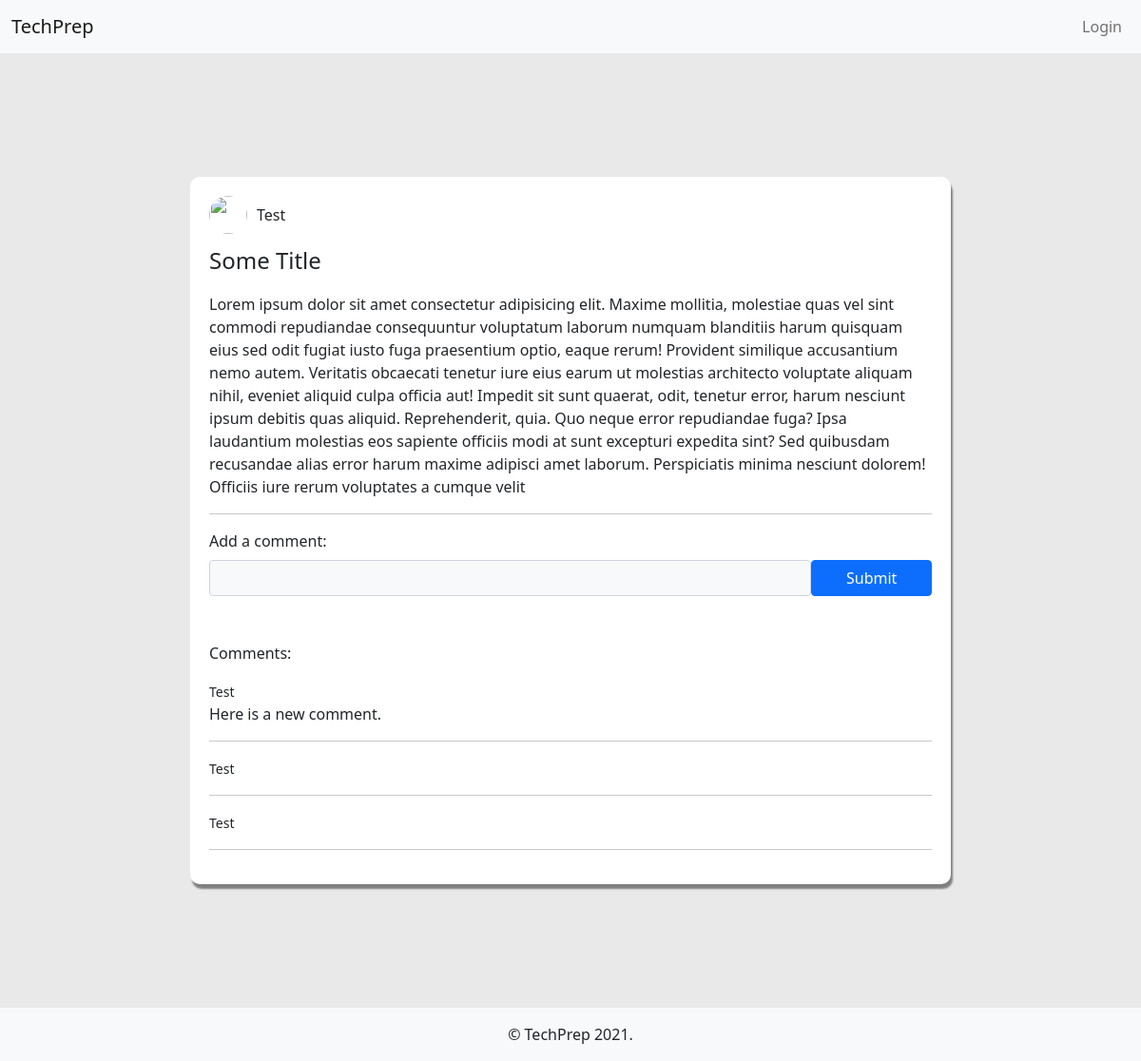
The page /post/5 on the database its author committed.
### techprep/models.py (models this page shows)
class User(UserMixin, db.Model):
    __tablename__ = 'user'
    id = db.Column(db.Integer, primary_key=True)
    email = db.Column(db.String(80), nullable=False, unique=True)
    username = db.Column(db.String(80), nullable=False)
    password = db.Column(db.String(200), nullable=False)
    date_created = db.Column(db.DateTime, nullable=False)
    last_active = db.Column(db.DateTime, nullable=False)
    posts = db.relationship('Post', back_populates='author')
    comments = db.relationship('Comment', back_populates='author')
    upvoted_posts = db.relationship(
        'Post', secondary='user_upvoted', back_populates='users_who_upvoted')
    downvoted_posts = db.relationship(
        'Post', secondary='user_downvoted', back_populates='users_who_downvoted')

class Post(db.Model):
    id = db.Column(db.Integer, primary_key=True)
    title = db.Column(db.String(80), nullable=False)
    body = db.Column(db.String(40000), nullable=True)
    author_id = db.Column(db.Integer, db.ForeignKey('user.id'), nullable=False)
    author = db.relationship('User', back_populates='posts')
    users_who_upvoted = db.relationship(
        'User', secondary='user_upvoted', back_populates='upvoted_posts')
    users_who_downvoted = db.relationship(
        'User', secondary='user_downvoted', back_populates='downvoted_posts')
    comments = db.relationship('Comment', back_populates='post')

class Comment(db.Model):
    id = db.Column(db.Integer, primary_key=True)
    body = db.Column(db.String(40000), nullable=True)
    author_id = db.Column(db.Integer, db.ForeignKey('user.id'), nullable=False)
    author = db.relationship('User', back_populates='comments')
    post_id = db.Column(db.Integer, db.ForeignKey('post.id'), nullable=False)
    post = db.relationship('Post', back_populates='comments')

### techprep/main/routes.py (the view, shortened to what this page needs)
@main.route('/post/<post_id>', methods=['GET', 'POST'])
def post_detail(post_id):
    post = Post.query.get(post_id)
    form = CommentForm()
    return render_template('post_detail.html', post=post, form=form)

### techprep/main/forms.py
class CommentForm(FlaskForm):
    body = StringField('Add a comment',
                       validators=[DataRequired(), Length(min=0, max=40000)])
    submit = SubmitField('Submit')

### techprep/templates/post_detail.html (shortened to what this page needs)
{% extends 'base.html' %}
{% block content %}
{% if post != None %}
<section class="PostDetailSection">
  <div class="col-md-8 offset-md-2 col-12 postDetail">
    <div class="postHeader">
      <div>
        <img src="https://i.stack.imgur.com/YaL3s.jpg" class="postAuthorImage" />
      </div>
      <div>
        <p class="postAuthor">
          <a class="text-dark feed-link" href="/profile/{{post.author.id}}">
            {{post.author.username.title()}}
          </a>
        </p>
      </div>
    </div>
    <p class="postTitle">{{post.title}}</p>
    <div class="postBody">
      <p>{{post.body}}</p>
    </div>
    <hr>
    <form action="{{url_for('main.post_detail', post_id=post.id)}}" method="POST">
      <fieldset>
        {% for field in form %}
        {% if field != form.csrf_token and field != form.submit%}
        {{field.label}}:
        <div class="comment-submit mb-4 mt-2">
          {{field(class_="form-control bg-light")}}
          {{form.submit(class_="btn btn-primary col-2")}}
        </div>
        {% endif %}
        {% endfor %}
      </fieldset>
    </form>
    <div class="comment pt-4">
      <p>Comments:</p>
      {% for comment in post.comments %}
      <div>
        <small>{{comment.author.username.title()}}</small>
        <p>{{comment.body}}</p>
        <hr>
      </div>
      {% endfor%}
    </div>
  </div>
</section>
{% else %}
<p>Post not found.</p>
{% endif %}
{% endblock content %}

### techprep/static/styles.css (style rules this page uses)
.PostDetailSection, .ProfileSection { background-color: rgb(233, 233, 233); padding: 100px 0; }
.postDetail { padding: 20px; box-shadow: 2px 5px 2px gray; background-color: white; margin-bottom: 30px; margin-top: 30px; border-radius: 10px; }
.postAuthorImage { height: 40px; width: 40px; border-radius: 20px; }
.postHeader { display: flex; align-items: center; }
.postAuthor { margin: 0 10px; padding: 0; }
.postTitle { font-size: 1.5em; margin-top: 10px; }
.feed-link { text-decoration: none; }
.comment-submit { display: flex; flex-direction: row; }

### rows shown on the page
User: author.username "Test"
Post: title "Some Title", body "Lorem ipsum dolor sit amet consectetur adipisicing elit. Maxime mollitia, molestiae quas vel sint commodi repudiandae consequuntur voluptatum laborum numquam blanditiis harum quisquam eius sed odit fugiat iusto fuga praesentium optio, eaque rerum! Provident similique accusantium nemo autem. Veritatis obcaecati tenetur iure eius earum ut molestias architecto voluptate aliquam nihil, eveniet aliquid culpa officia aut! Impedit sit sunt quaerat, odit, tenetur error, harum nesciunt ipsum debitis quas aliquid. Reprehenderit, quia. Quo neque error repudiandae fuga? Ipsa laudantium molestias eos sapiente officiis modi at sunt excepturi expedita sint? Sed quibusdam recusandae alias error harum…"
Comment: author.username "Test", body "Here is a new comment."
Comment: author.username "Test"
Comment: author.username "Test"

### other values the page prints
{{ field.label }} "Add a comment"
